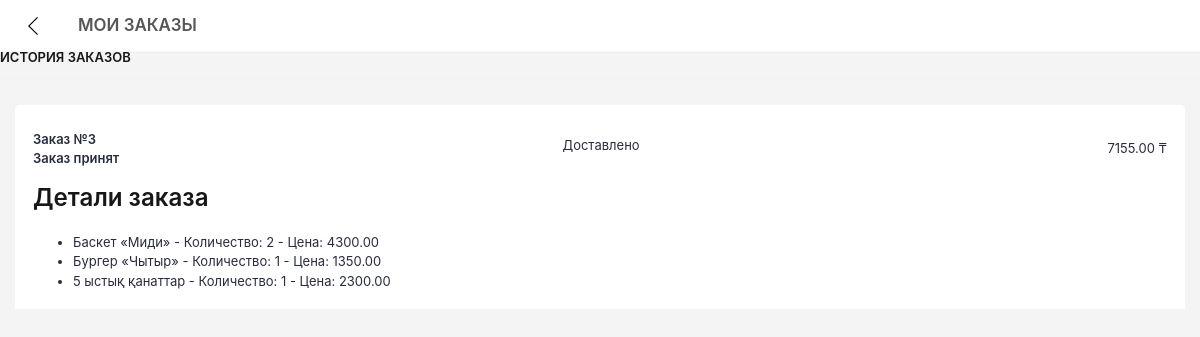
The app's page /orders/ (signed in) with its own data.
### cart/models.py (models this page shows, shortened)
class Order(models.Model):
    STATUS_CHOICES = (
        ('accepted', 'Заказ принят'),
        ('in_progress', 'Заказ делается'),
        ('courier', 'Передан курьеру'),
        ('delivered', 'Доставлен'),
        ('arrived', 'Прибыл'),
    )
    status = models.CharField(max_length=50, choices=STATUS_CHOICES, default='accepted')
    delivery_time = models.DateTimeField(default=timezone.now() + timezone.timedelta(minutes=50))
    user = models.ForeignKey(settings.AUTH_USER_MODEL, on_delete=models.CASCADE)
    address = models.CharField(max_length=250)
    created = models.DateTimeField(auto_now_add=True)
    updated = models.DateTimeField(auto_now=True)
    paid = models.BooleanField(default=False)
    discount_percentage = models.DecimalField(max_digits=5, decimal_places=2, default=Decimal('0.00'))
    discount_amount = models.DecimalField(max_digits=10, decimal_places=2, default=Decimal('0.00'))
    class Meta:
        ordering = ('-created',)
    def get_total_cost_before_discount(self):
        return sum(item.get_cost() for item in self.items.all())
    def get_discount(self):
        total_cost = self.get_total_cost_before_discount()
        if self.discount_percentage > 0:
            discount = (self.discount_percentage / Decimal('100.0')) * total_cost
        else:
            discount = self.discount_amount
        return discount.quantize(Decimal('0.01'))
    def get_total_cost(self):
        total_cost = self.get_total_cost_before_discount()
        discount = self.get_discount()
        return (total_cost - discount).quantize(Decimal('0.01'))

class OrderItem(models.Model):
    order = models.ForeignKey(Order,
                              related_name='items',
                              on_delete=models.CASCADE)
    good = models.ForeignKey(Good,
                                related_name='order_items',
                                on_delete=models.CASCADE)
    price = models.DecimalField(max_digits=10, decimal_places=2)
    quantity = models.PositiveIntegerField(default=1)
    def get_cost(self):
        return self.price * self.quantity

### construct_site_food/models.py (models this page shows, shortened)
class BaseMixin(models.Model):
    title = models.CharField(max_length=180)
    class Meta:
    	abstract = True

class Good(BaseMixin):
    title = models.CharField(max_length=120, null=True, blank=True)
    description = models.TextField(blank=True)
    price = models.CharField(max_length=120, blank=True, default='')
    old_price = models.CharField(max_length=120, blank=True, default='')
    photo = ProcessedImageField(upload_to='images/',
                                processors=[ResizeToFill(317, 231)],
                                format='JPEG',
                                options={'quality': 100})
    category = models.ForeignKey(Category,
    	on_delete=models.SET_NULL, null=True, blank=True)
    user_site = models.ForeignKey(
    	UserSite, on_delete=models.CASCADE,
    	related_name='good_user_sites', null=True, blank=True)
    sorting = models.IntegerField(default=0)

### construct_site_food/views.py (the view)
# urls.py: path('orders/', views.OrderListView.as_view(), name='order_list'),
class OrderListView(ListView):
    model = Order
    context_object_name = 'orders'
    template_name = 'construct_site_food/foodoma/order/order_list.html'
    def get_queryset(self):
        return Order.objects.filter(user=self.request.user).order_by('-created')

### cart/context_processors.py (called while the page is built)
def cart(request):
    return {'cart': Cart(request)}

### templates/construct_site_food/foodoma/order/order_list.html (shortened to what this page needs)
<html lang="en" class="" style="">
   <head>
      {% load static %}
      {% load food_tags %}
      <link rel="stylesheet" type="text/css" href="{% static 'css/construct_site_food/main.css' %}">
      <link rel="stylesheet" type="text/css" href="{% static 'css/construct_site_food/style.css' %}">
	</head>
   <body cz-shortcut-listen="true" class="bg-grey">
      <div id="page-container">
         <div id="root">
            <span>
               <div>
                  <div class="col-12 p-0 fixed" style="z-index: 9;">
                     <div class="block m-0">
                        <div class="block-content p-0 undefined">
                           <div class="input-group search-box">
                              <div class="input-group-prepend">
                                 <a href="{% url 'construct_site_food:client' slug='nurdaulett' %}" class="btn search-navs-btns undefined" style="padding-top: 18px;">
                                    <svg class="arrow-right-3" viewBox="0 0 5 9">
                                        <path d="M0.419,9.000 L0.003,8.606 L4.164,4.500 L0.003,0.394 L0.419,0.000 L4.997,4.500 L0.419,9.000 Z" />
                                    </svg>
                                 </a>
                              </div>
                              <p class="form-control search-input d-flex align-items-center undefined"><span class="nav-page-title">Мои заказы</span></p>
                           </div>
                        </div>
                     </div>
                  </div>
                  <h2 class="item-text mb-10">История заказов</h2>
                  {% for order in orders %}
                  <div class="p-15">
                     <div class="block-content block-content-full bg-white pt-10 pb-5">
                              <div class="cart-item-meta pt-15 pb-15 align-items-center quantity-content">
                                 <div class="cart-item-name">
                                    <span class="false">
                                       <strong>Заказ №{{ order.id }}</strong><br>
                                       <strong>{{ order.get_status_display }}</strong>
                                    </span>
                                 </div>
                                 <div class="btn-group btn-group-sm cart-item-btn">
                                     <br> <div id="timer{{ order.id }}" class="timer" data-end-time="{{ order.delivery_time|date:'c' }}"></div>
                                 </div>
                                 <div class="cart-item-price">
                                    {{order.get_total_cost}} ₸
                                 </div>
                              </div>
                        <h3>Детали заказа</h3>
    <ul>
        {% for item in order.items.all %}
            <li>{{ item.good.title }} - Количество: {{ item.quantity }} - Цена: {{ item.get_cost }}</li>
        {% endfor %}
    </ul>
                     </div>
                  </div>
                  {% endfor %}
               </div>
            </span>
         </div>
      </div>
   </body>
</html>

### static/css/construct_site_food/style.css (style rules this page uses)
.search-navs-btns { position: relative; }
.block-content-full { border-top-left-radius: 5px; border-top-right-radius: 5px; }
.arrow-right-3 { transform: rotate(180deg); width: 10px; cursor: pointer; }

### records on screen
Order: id "3", status "Заказ принят", get_total_cost "7155.00"
OrderItem: good "Баскет «Миди»", quantity "2", get_cost "4300.00"
OrderItem: good "Бургер «Чытыр»", quantity "1", get_cost "1350.00"
OrderItem: good "5 ыстық қанаттар", quantity "1", get_cost "2300.00"
